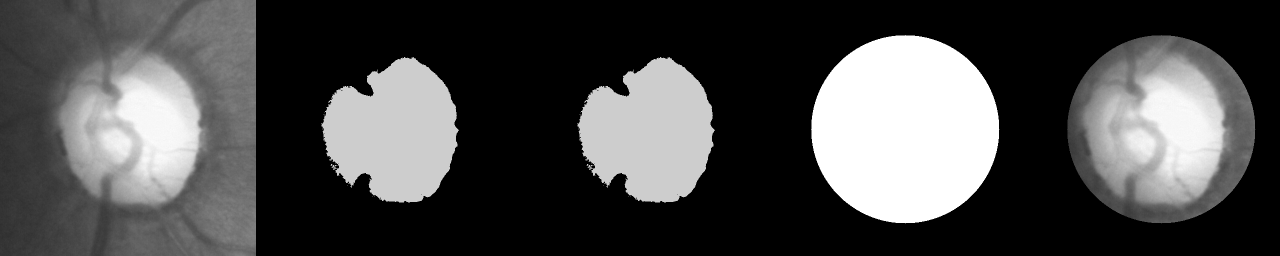
#> input picture hough_aft/g0019.png, 2560 x 512 px, given in place of n0112.png, which was not available (shown at 1/2 size)
$ jupyter execute cv_function.ipynb
#> lines starting #> are read from the running program, lines starting #| are printed output that depends on the picture; after the words box and inside, x2 and y2 are one past the last pixel; in counts of white or black regions, pixels touching at a corner belong together; pictures that were not available may be replaced by others from this repository, and a replacement may not be noted
#> in cv_function_r, img is the input picture: shape (512, 2560, 3); min 0, max 255, mean 75.1
[cell 1]
# 原始图像地址
import numpy as np
import cv2
from matplotlib import pyplot as plt
# 图片显示
def show_plt(imgs_tuple):
    """ 图像显示。传参：图像元组 返回值：无 """
    out_imgs=np.hstack(imgs_tuple)
    out_imgs = cv2.cvtColor(out_imgs,cv2.COLOR_RGBA2BGR)
    plt.imshow(out_imgs)

# K-Means聚类--用于圆形拟合视杯区域
def kmeans(roi):
    # K-Means
    criteria = (cv2.TERM_CRITERIA_EPS + cv2.TERM_CRITERIA_MAX_ITER, 10, 1.0)
    flags = cv2.KMEANS_RANDOM_CENTERS
    X = roi.reshape((-1, 1))
    X = np.float32(X)
    _,labels,centers = cv2.kmeans(X,2,None,criteria,2,flags)
#> centers = [16.99, 205.4]

    centers[labels[0]]=[0]
    centers = np.uint8(centers)
#> centers = [0, 205]
    res= centers[labels.flatten()]
    res2 = res.reshape((roi.shape))
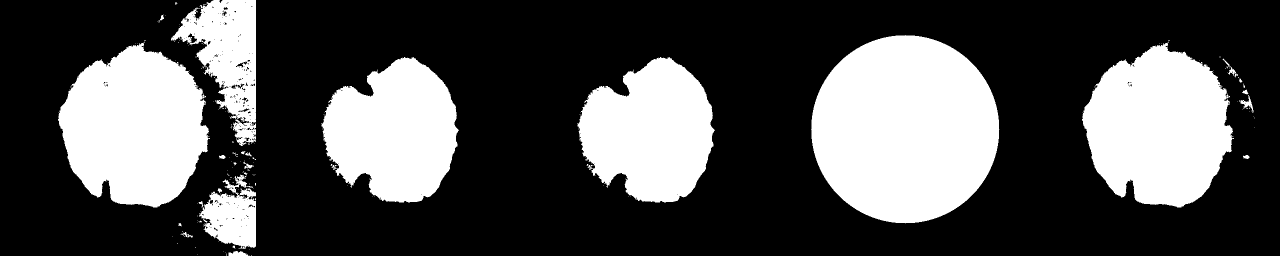
#> res2: shape (512, 2560) (shown at 1/2 size); values 0 (black) and 205 (white), 30.9% white; 175 white regions (149 under 20 px), largest, box (x1, y1, x2, y2) and area: (1622, 70, 1999, 447) 111009, (116, 83, 420, 415) 71701, (2164, 83, 2468, 415) 71701
    return res2
# 霍夫曼圆形拟合
def HoughCircles_trans(img):
    HoughCircles_img=img.copy()
    circle1 = cv2.HoughCircles(HoughCircles_img, cv2.HOUGH_GRADIENT, 1, 3000, param1=200, param2=0.9, minRadius=100, maxRadius=256)  #把半径范围缩小点，检测内圆，瞳孔
#> circle1 = [[1810.5, 258.5, 187.8]]
    # print(circle1.shape)
    circles = circle1[0, :, :]  # 提取为二维
#> circles = [[1810.5, 258.5, 187.8]]
    circles = np.uint16(np.around(circles))  # 四舍五入，取整
#> circles = [[1810, 258, 188]]
    # show_plt((circles,))
    return circles[0]

# 膨胀
def dilate_img(thresh3):
    # kernel1 = cv2.getStructuringElement(cv2.MORPH_ELLIPSE, (5, 5))
    # dst = cv2.dilate(thresh3, kernel1)
    return thresh3

# 选择通道
def channel_selct(img,channel="r"):
    b,g,r = cv2.split(img)
    img_gray=cv2.cvtColor(img,cv2.COLOR_BGR2GRAY)

    g_=r
    if channel=="b":
        g_=b
    elif(channel=="g"):
        g_=g
    elif(channel=="gray"):
        g_=img_gray
    return g_

def cv_function_r(img_path,channel="r",file_name="test.png"):
    img = cv2.imread(img_path)
    # 选择通道
    img_c=channel_selct(img,channel="r")
    g_=img_c.copy()
    # # 直方图
    # g_=cv2.equalizeHist(g_)
    # eq_img=g_.copy()
    # 对直方图处理的图片进行聚类分析，得到视杯区域
    g_=kmeans(g_)
    kmeans_img=g_.copy()
    # 膨胀处理，消除血管位置对视盘区域识别的影响
    dilate_img_=dilate_img(g_.copy())
    dil_img_=dilate_img_.copy()
    # 霍夫曼圆形拟合，得到【x,y,半径】
    info_circle=HoughCircles_trans(dilate_img_)
#> info_circle = [1810, 258, 188]
    # print(f"info_circle{info_circle}")
    # 得到mask
    xxx__=cv2.circle(img_c.copy(), (info_circle[0], info_circle[1]), info_circle[2]+50, 255, -1)  # 画圆
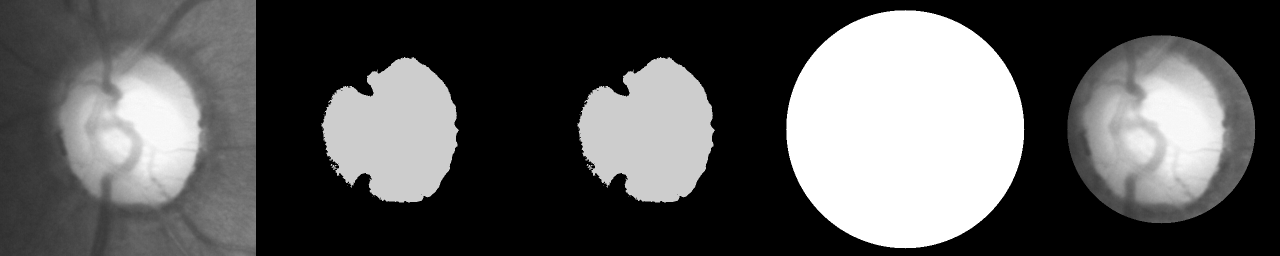
#> xxx__: shape (512, 2560) (shown at 1/2 size); min 0, max 255, mean 88.1
    _,mask__=cv2.threshold(xxx__,254,255,cv2.THRESH_BINARY)
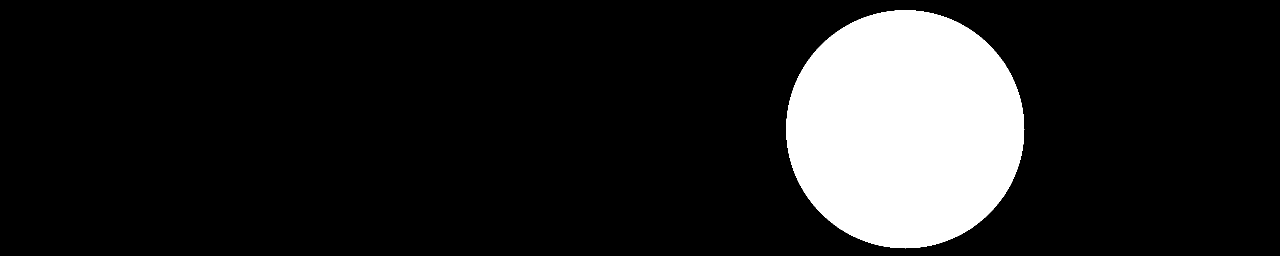
#> mask__: shape (512, 2560) (shown at 1/2 size); 13.6% white; 1 white region, box (x1, y1, x2, y2) and area: (1572, 20, 2049, 497) 177929
    img_hough=img_c.copy()
    img_hough = cv2.add(img_hough, np.zeros(np.shape(img_hough), dtype=np.uint8), mask=mask__)
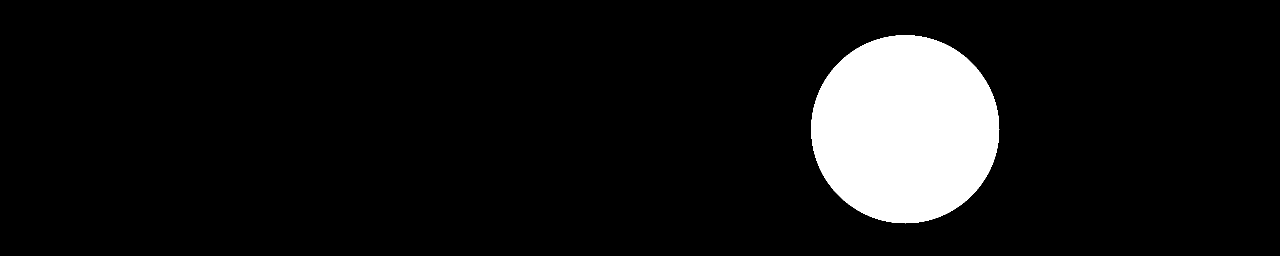
#> img_hough: shape (512, 2560) (shown at 1/2 size); 8.5% white; 1 white region, box (x1, y1, x2, y2) and area: (1622, 70, 1999, 447) 111009
    to_save_img=np.hstack((img_c,kmeans_img,dil_img_,mask__,img_hough))
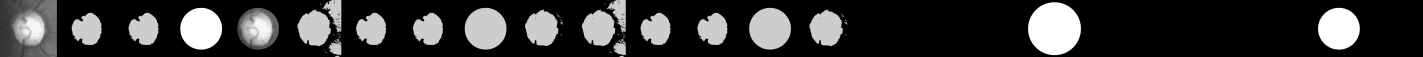
#> to_save_img: shape (512, 12800) (shown at 1/9 size); min 0, max 255, mean 51.6
    cv2.imwrite(f"/home/wzc/zlt_self/CV_Work/hough_aft/{file_name}",to_save_img)
